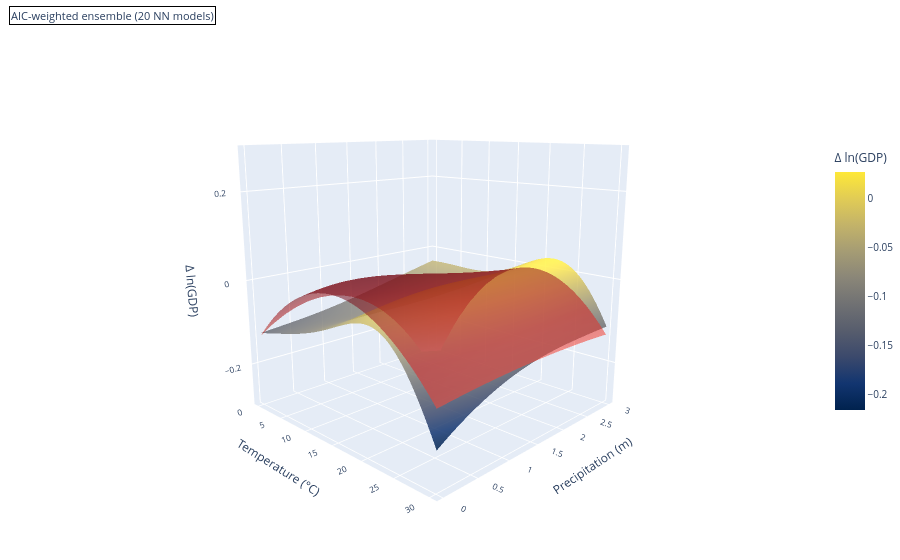

The code cell stored with this chart in its notebook:
### Markdown cell above
## 6. Visualisation

IC-weighted ensemble mean surface, coloured by IC-weighted standard deviation (model uncertainty).
The Burke OLS surface is overlaid in red for comparison.

### Code cell
surface_stack = np.stack([nn_surfaces[n] for n in sorted_nodes], axis=0)  # (M, H, W)
weighted_mean = np.einsum('m,mij->ij', weights, surface_stack)

# Center both surfaces at (mean_temp, mean_prec) so they pass through 0 there
temp_axis = T_grid[0, :]
prec_axis = P_grid[:, 0]
temp_idx  = int(np.argmin(np.abs(temp_axis - mean_temp)))
prec_idx  = int(np.argmin(np.abs(prec_axis - mean_prec)))

weighted_mean = weighted_mean - weighted_mean[prec_idx, temp_idx]
bench_Z       = bench_Z       - bench_Z[prec_idx, temp_idx]

print(f'Weighted mean — min={weighted_mean.min():.4f}, max={weighted_mean.max():.4f}')

fig = go.Figure()

fig.add_trace(go.Surface(
    x=T_grid, y=P_grid / 1000, z=weighted_mean,
    colorscale='Cividis',
    opacity=0.85,
    showscale=True,
    colorbar=dict(
        x=0.95, len=0.5,
        title=dict(text='Δ ln(GDP)', side='top')
    ),
    name=f'{criterion}-weighted NN ensemble'
))

fig.add_trace(go.Surface(
    x=T_grid, y=P_grid / 1000, z=bench_Z,
    colorscale='Reds', opacity=0.55,
    showscale=False,
    name='Burke OLS'
))

fig.update_layout(
    autosize=True,
    margin=dict(l=0, r=0, b=0, t=0),
    scene=dict(
        xaxis_title='Temperature (°C)',
        yaxis_title='Precipitation (m)',
        zaxis=dict(title=dict(text='Δ ln(GDP)'), range=[-0.3, 0.3]),
        camera=dict(eye=dict(x=1.738, y=-1.780, z=0.589))
    ),
    showlegend=True,
    font=dict(size=10),
    annotations=[
        dict(
            text=f'{criterion}-weighted ensemble ({len(sorted_nodes)} NN models)',
            xref='paper', yref='paper',
            x=0.01, y=0.99,
            showarrow=False,
            bgcolor='rgba(255,255,255,0.8)',
            bordercolor='black',
            borderwidth=1,
            font=dict(size=11)
        )
    ]
)
fig.show()

### Figure 1 — Plotly figure (JSON) as saved in the notebook; plotly's stock layout.template omitted (floating-point values rounded to 4 significant figures; data arrays with more than 128 entries replaced by an {"elided": "..."} marker saying what was removed)
{"data": [{"colorbar": {"len": 0.5, "title": {"side": "top", "text": "Δ ln(GDP)"}, "x": 0.95}, "colorscale": [[0, "#00224e"], [0.1111, "#123570"], [0.2222, "#3b496c"], [0.3333, "#575d6d"], [0.4444, "#707173"], [0.5556, "#8a8678"], [0.6667, "#a59c74"], [0.7778, "#c3b369"], [0.8889, "#e1cc55"], [1, "#fee838"]], "name": "AIC-weighted NN ensemble", "opacity": 0.85, "showscale": true, "type": "surface", "x": {"elided": "90x90 float values"}, "y": {"elided": "90x90 float values"}, "z": {"elided": "90x90 float values"}}, {"colorscale": [[0, "rgb(255,245,240)"], [0.125, "rgb(254,224,210)"], [0.25, "rgb(252,187,161)"], [0.375, "rgb(252,146,114)"], [0.5, "rgb(251,106,74)"], [0.625, "rgb(239,59,44)"], [0.75, "rgb(203,24,29)"], [0.875, "rgb(165,15,21)"], [1, "rgb(103,0,13)"]], "name": "Burke OLS", "opacity": 0.55, "showscale": false, "type": "surface", "x": {"elided": "90x90 float values"}, "y": {"elided": "90x90 float values"}, "z": {"elided": "90x90 float values"}}], "layout": {"annotations": [{"bgcolor": "rgba(255,255,255,0.8)", "bordercolor": "black", "borderwidth": 1, "font": {"size": 11}, "showarrow": false, "text": "AIC-weighted ensemble (20 NN models)", "x": 0.01, "xref": "paper", "y": 0.99, "yref": "paper"}], "autosize": true, "font": {"size": 10}, "margin": {"b": 0, "l": 0, "r": 0, "t": 0}, "scene": {"camera": {"eye": {"x": 1.738, "y": -1.78, "z": 0.589}}, "xaxis": {"title": {"text": "Temperature (°C)"}}, "yaxis": {"title": {"text": "Precipitation (m)"}}, "zaxis": {"range": [-0.3, 0.3], "title": {"text": "Δ ln(GDP)"}}}, "showlegend": true}}
